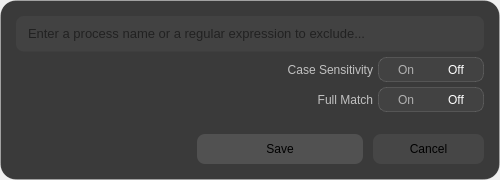
<?xml version="1.0" encoding="UTF-8"?>
<ui version="4.0">
 <class>main_widget</class>
 <widget class="QWidget" name="main_widget">
  <property name="geometry">
   <rect>
    <x>0</x>
    <y>0</y>
    <width>500</width>
    <height>180</height>
   </rect>
  </property>
  <property name="minimumSize">
   <size>
    <width>500</width>
    <height>180</height>
   </size>
  </property>
  <property name="maximumSize">
   <size>
    <width>500</width>
    <height>180</height>
   </size>
  </property>
  <property name="windowTitle">
   <string/>
  </property>
  <layout class="QVBoxLayout" name="vlayout_main_widget">
   <property name="spacing">
    <number>0</number>
   </property>
   <property name="leftMargin">
    <number>0</number>
   </property>
   <property name="topMargin">
    <number>0</number>
   </property>
   <property name="rightMargin">
    <number>0</number>
   </property>
   <property name="bottomMargin">
    <number>0</number>
   </property>
   <item>
    <widget class="QFrame" name="background_frame">
     <property name="styleSheet">
      <string notr="true">QFrame#background_frame {
padding: 10px;
border-radius: 16px;
border: 1px solid rgba(255, 255, 255, 30);
background: rgba(42, 42, 42, 235);
}
QLineEdit#text_edit {
padding: 2px 0 2px 10px;
border-radius: 8px;
border-bottom: 1px solid transparent;
background: rgba(255, 255, 255, 10);
}
QLineEdit#text_edit:hover {
background: rgba(255, 255, 255, 15);
}
QLineEdit#text_edit:pressed {
background: rgba(255, 255, 255, 5);
}
QLineEdit#text_edit:focus {
border-bottom: 1px solid rgba(50, 125, 255, 150);
background: rgba(255, 255, 255, 5);
}
QLabel#case_sensitive_label {
color: rgba(255, 255, 255, 175);
}
QLabel#full_match_label {
color: rgba(255, 255, 255, 175);
}</string>
     </property>
     <layout class="QGridLayout" name="grid_background_frame" rowstretch="0,0,0,0,0" columnstretch="1,1,0">
      <property name="leftMargin">
       <number>5</number>
      </property>
      <property name="topMargin">
       <number>5</number>
      </property>
      <property name="rightMargin">
       <number>5</number>
      </property>
      <property name="bottomMargin">
       <number>5</number>
      </property>
      <property name="spacing">
       <number>5</number>
      </property>
      <item row="2" column="1">
       <widget class="QLabel" name="full_match_label">
        <property name="styleSheet">
         <string notr="true"/>
        </property>
        <property name="text">
         <string>Full Match</string>
        </property>
        <property name="alignment">
         <set>Qt::AlignmentFlag::AlignRight|Qt::AlignmentFlag::AlignTrailing|Qt::AlignmentFlag::AlignVCenter</set>
        </property>
       </widget>
      </item>
      <item row="1" column="2">
       <widget class="QFrame" name="case_sensitive_btns_frame">
        <property name="minimumSize">
         <size>
          <width>0</width>
          <height>25</height>
         </size>
        </property>
        <property name="styleSheet">
         <string notr="true">QFrame#case_sensitive_btns_frame {
padding: 2px;
border-radius: 8px;
border: 1px solid rgba(255, 255, 255, 30);
background: rgba(255, 255, 255, 10);
}
QFrame#case_sensitive_btns_frame QPushButton {
border-radius: 6px;
color: rgba(255, 255, 255, 150);
background: transparent;
}
QFrame#case_sensitive_btns_frame QPushButton:hover {
color: rgba(255, 255, 255, 255);
background: rgba(255, 255, 255, 15);
}
QFrame#case_sensitive_btns_frame QPushButton:pressed {
background: rgba(255, 255, 255, 5);
}
QFrame#case_sensitive_btns_frame QPushButton:checked {
color: rgba(255, 255, 255, 255);
}
QFrame#case_sensitive_btns_frame QPushButton:focus {
outline: none;
}</string>
        </property>
        <layout class="QHBoxLayout" name="hlayout_case_sensitive_btns_frame">
         <property name="spacing">
          <number>0</number>
         </property>
         <property name="leftMargin">
          <number>0</number>
         </property>
         <property name="topMargin">
          <number>0</number>
         </property>
         <property name="rightMargin">
          <number>0</number>
         </property>
         <property name="bottomMargin">
          <number>0</number>
         </property>
         <item>
          <widget class="QPushButton" name="case_sensitive_yes_btn">
           <property name="sizePolicy">
            <sizepolicy hsizetype="Preferred" vsizetype="Preferred">
             <horstretch>0</horstretch>
             <verstretch>0</verstretch>
            </sizepolicy>
           </property>
           <property name="minimumSize">
            <size>
             <width>50</width>
             <height>0</height>
            </size>
           </property>
           <property name="maximumSize">
            <size>
             <width>50</width>
             <height>16777215</height>
            </size>
           </property>
           <property name="text">
            <string>On</string>
           </property>
           <property name="checkable">
            <bool>true</bool>
           </property>
           <property name="autoExclusive">
            <bool>true</bool>
           </property>
           <property name="flat">
            <bool>true</bool>
           </property>
          </widget>
         </item>
         <item>
          <widget class="QPushButton" name="case_sensitive_no_btn">
           <property name="sizePolicy">
            <sizepolicy hsizetype="Preferred" vsizetype="Preferred">
             <horstretch>0</horstretch>
             <verstretch>0</verstretch>
            </sizepolicy>
           </property>
           <property name="minimumSize">
            <size>
             <width>50</width>
             <height>0</height>
            </size>
           </property>
           <property name="maximumSize">
            <size>
             <width>50</width>
             <height>16777215</height>
            </size>
           </property>
           <property name="text">
            <string>Off</string>
           </property>
           <property name="checkable">
            <bool>true</bool>
           </property>
           <property name="checked">
            <bool>true</bool>
           </property>
           <property name="autoExclusive">
            <bool>true</bool>
           </property>
           <property name="flat">
            <bool>true</bool>
           </property>
          </widget>
         </item>
        </layout>
       </widget>
      </item>
      <item row="2" column="2">
       <widget class="QFrame" name="full_match_btns_frame">
        <property name="minimumSize">
         <size>
          <width>0</width>
          <height>25</height>
         </size>
        </property>
        <property name="styleSheet">
         <string notr="true">QFrame#full_match_btns_frame {
padding: 2px;
border-radius: 8px;
border: 1px solid rgba(255, 255, 255, 30);
background: rgba(255, 255, 255, 10);
}
QFrame#full_match_btns_frame QPushButton {
border-radius: 6px;
color: rgba(255, 255, 255, 150);
background: transparent;
}
QFrame#full_match_btns_frame QPushButton:hover {
color: rgba(255, 255, 255, 255);
background: rgba(255, 255, 255, 15);
}
QFrame#full_match_btns_frame QPushButton:pressed {
background: rgba(255, 255, 255, 5);
}
QFrame#full_match_btns_frame QPushButton:checked {
color: rgba(255, 255, 255, 255);
}
QFrame#full_match_btns_frame QPushButton:focus {
outline: none;
}</string>
        </property>
        <layout class="QHBoxLayout" name="hlayout_full_match_btns_frame">
         <property name="spacing">
          <number>0</number>
         </property>
         <property name="leftMargin">
          <number>0</number>
         </property>
         <property name="topMargin">
          <number>0</number>
         </property>
         <property name="rightMargin">
          <number>0</number>
         </property>
         <property name="bottomMargin">
          <number>0</number>
         </property>
         <item>
          <widget class="QPushButton" name="full_match_yes_btn">
           <property name="sizePolicy">
            <sizepolicy hsizetype="Preferred" vsizetype="Preferred">
             <horstretch>0</horstretch>
             <verstretch>0</verstretch>
            </sizepolicy>
           </property>
           <property name="minimumSize">
            <size>
             <width>50</width>
             <height>0</height>
            </size>
           </property>
           <property name="maximumSize">
            <size>
             <width>50</width>
             <height>16777215</height>
            </size>
           </property>
           <property name="text">
            <string>On</string>
           </property>
           <property name="checkable">
            <bool>true</bool>
           </property>
           <property name="autoExclusive">
            <bool>true</bool>
           </property>
           <property name="flat">
            <bool>true</bool>
           </property>
          </widget>
         </item>
         <item>
          <widget class="QPushButton" name="full_match_no_btn">
           <property name="sizePolicy">
            <sizepolicy hsizetype="Preferred" vsizetype="Preferred">
             <horstretch>0</horstretch>
             <verstretch>0</verstretch>
            </sizepolicy>
           </property>
           <property name="minimumSize">
            <size>
             <width>50</width>
             <height>0</height>
            </size>
           </property>
           <property name="maximumSize">
            <size>
             <width>50</width>
             <height>16777215</height>
            </size>
           </property>
           <property name="text">
            <string>Off</string>
           </property>
           <property name="checkable">
            <bool>true</bool>
           </property>
           <property name="checked">
            <bool>true</bool>
           </property>
           <property name="autoExclusive">
            <bool>true</bool>
           </property>
           <property name="flat">
            <bool>true</bool>
           </property>
          </widget>
         </item>
        </layout>
       </widget>
      </item>
      <item row="1" column="1">
       <widget class="QLabel" name="case_sensitive_label">
        <property name="styleSheet">
         <string notr="true"/>
        </property>
        <property name="text">
         <string>Case Sensitivity</string>
        </property>
        <property name="alignment">
         <set>Qt::AlignmentFlag::AlignRight|Qt::AlignmentFlag::AlignTrailing|Qt::AlignmentFlag::AlignVCenter</set>
        </property>
       </widget>
      </item>
      <item row="4" column="1" colspan="2">
       <widget class="QFrame" name="manage_btns_frame">
        <property name="minimumSize">
         <size>
          <width>0</width>
          <height>30</height>
         </size>
        </property>
        <property name="styleSheet">
         <string notr="true">QFrame#manage_btns_frame {
border-radius: 8px;
}
QFrame#manage_btns_frame QPushButton#manage_cancel_btn {
border-radius: 8px;
background: rgba(255, 255, 255, 15);
}
QFrame#manage_btns_frame QPushButton#manage_cancel_btn:hover {
background: rgba(255, 255, 255, 20);
}
QFrame#manage_btns_frame QPushButton#manage_cancel_btn:pressed {
background: rgba(255, 255, 255, 10);
}
QFrame#manage_btns_frame QPushButton#manage_save_btn {
border-radius: 8px;
background: rgba(255, 255, 255, 30);
}
QFrame#manage_btns_frame QPushButton#manage_save_btn:hover {
background: rgba(255, 255, 255, 35);
}
QFrame#manage_btns_frame QPushButton#manage_save_btn:pressed {
background: rgba(255, 255, 255, 25);
}
QFrame#manage_btns_frame  QPushButton:focus {
outline: none;
}</string>
        </property>
        <layout class="QHBoxLayout" name="hlayout_manage_btns_frame" stretch="3,2">
         <property name="spacing">
          <number>10</number>
         </property>
         <property name="leftMargin">
          <number>0</number>
         </property>
         <property name="topMargin">
          <number>0</number>
         </property>
         <property name="rightMargin">
          <number>0</number>
         </property>
         <property name="bottomMargin">
          <number>0</number>
         </property>
         <item>
          <widget class="QPushButton" name="manage_save_btn">
           <property name="sizePolicy">
            <sizepolicy hsizetype="Preferred" vsizetype="Preferred">
             <horstretch>0</horstretch>
             <verstretch>0</verstretch>
            </sizepolicy>
           </property>
           <property name="text">
            <string>Save</string>
           </property>
          </widget>
         </item>
         <item>
          <widget class="QPushButton" name="manage_cancel_btn">
           <property name="sizePolicy">
            <sizepolicy hsizetype="Preferred" vsizetype="Preferred">
             <horstretch>0</horstretch>
             <verstretch>0</verstretch>
            </sizepolicy>
           </property>
           <property name="text">
            <string>Cancel</string>
           </property>
          </widget>
         </item>
        </layout>
       </widget>
      </item>
      <item row="3" column="1">
       <spacer name="vspacer">
        <property name="orientation">
         <enum>Qt::Orientation::Vertical</enum>
        </property>
        <property name="sizeHint" stdset="0">
         <size>
          <width>20</width>
          <height>40</height>
         </size>
        </property>
       </spacer>
      </item>
      <item row="0" column="0" colspan="3">
       <widget class="QLineEdit" name="text_edit">
        <property name="minimumSize">
         <size>
          <width>0</width>
          <height>36</height>
         </size>
        </property>
        <property name="font">
         <font>
          <pointsize>10</pointsize>
         </font>
        </property>
        <property name="maxLength">
         <number>500</number>
        </property>
        <property name="frame">
         <bool>false</bool>
        </property>
        <property name="placeholderText">
         <string>Enter a process name or a regular expression to exclude...</string>
        </property>
        <property name="clearButtonEnabled">
         <bool>true</bool>
        </property>
       </widget>
      </item>
     </layout>
    </widget>
   </item>
  </layout>
 </widget>
 <resources>
  <include location="../../../resources/resources.qrc"/>
 </resources>
 <connections/>
</ui>
